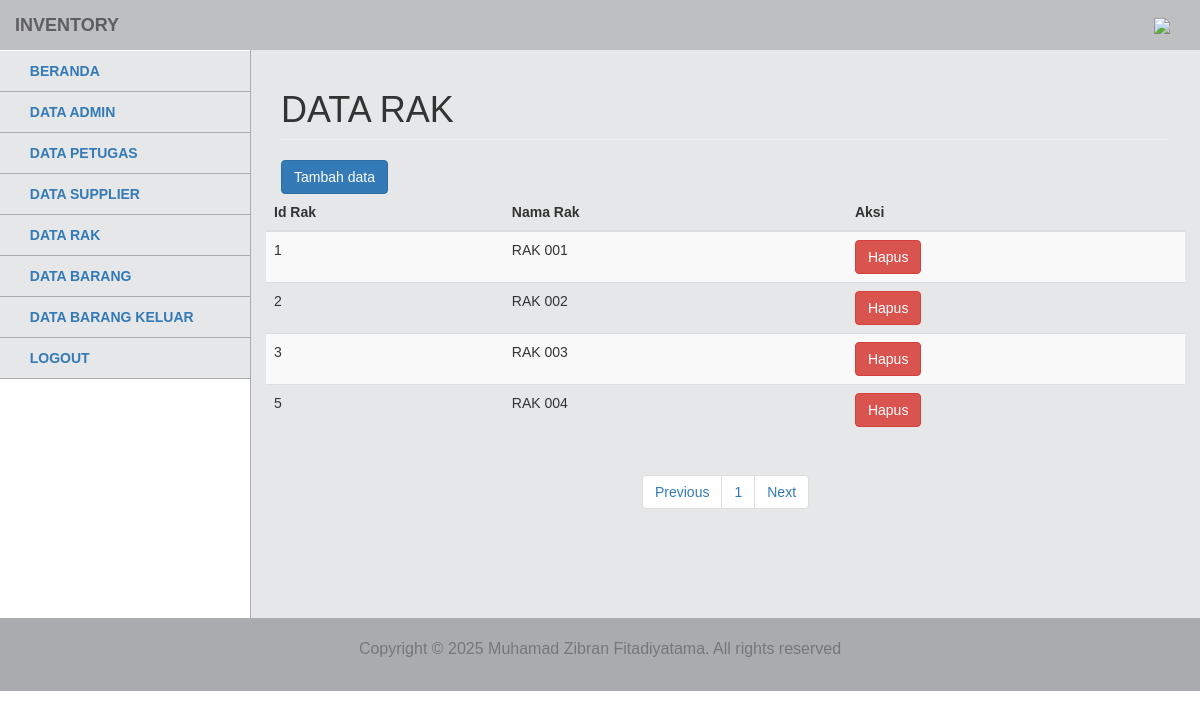
Screenshot of /admin/modul/rak/title.php with the database file from the repository.
### tables this page shows
CREATE TABLE `tb_rak` (
  `id_rak` int(11) NOT NULL,
  `nama_rak` varchar(255) NOT NULL
);

### admin/modul/rak/paging.php (the view, shortened to what this page needs)
<head>
</head>
<?php
$batas = 5;
$halaman = isset($_GET['halaman']) ? (int)$_GET['halaman'] : 1;
$halaman_awal = ($halaman>1) ? ($halaman * $batas) - $batas : 0;
$data_rak = mysqli_query($koneksi, "SELECT * FROM tb_rak LIMIT $halaman_awal, $batas");
while ($row=mysqli_fetch_array($data_rak)) {
 ?>
  <tr>
                                                <td><?php echo $row['id_rak']; ?></td>
                                                <td><?php echo $row['nama_rak']; ?></td>
                                                <td><a href="index.php?m=rak&s=hapus&id_rak=<?php echo $row['id_rak'];?>" onclick="return confirm('Yakin Akan dihapus?')"><button class="btn btn-danger">Hapus</button></a></td>
                                            </tr>
                                        <?php } ?>

### css/tampilanadmin.css (style rules this page uses)
body { font-family: Arial, sans-serif; }

### rows the page displays
tb_rak: id_rak "1", nama_rak "RAK 001"
tb_rak: id_rak "2", nama_rak "RAK 002"
tb_rak: id_rak "3", nama_rak "RAK 003"
tb_rak: id_rak "5", nama_rak "RAK 004"
